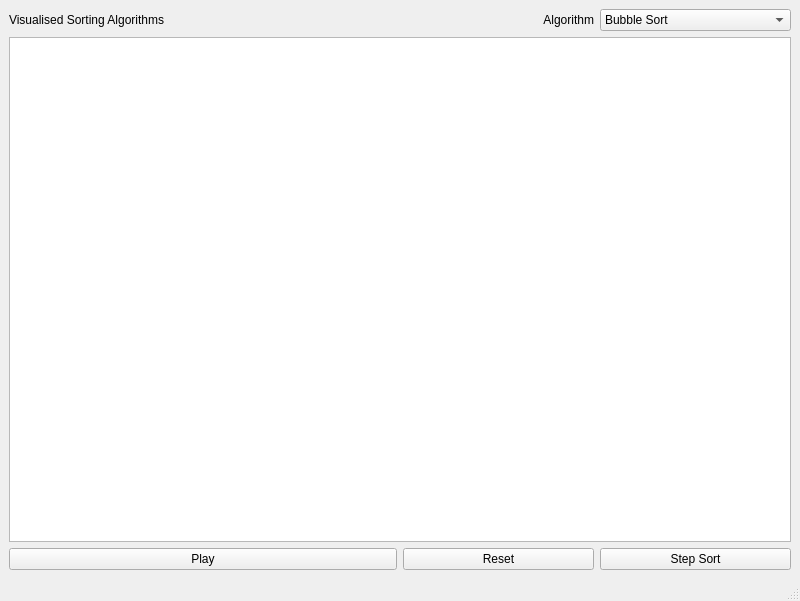
<?xml version="1.0" encoding="UTF-8"?>
<ui version="4.0">
 <class>MainWindow</class>
 <widget class="QMainWindow" name="MainWindow">
  <property name="geometry">
   <rect>
    <x>0</x>
    <y>0</y>
    <width>800</width>
    <height>601</height>
   </rect>
  </property>
  <property name="windowTitle">
   <string>MainWindow</string>
  </property>
  <widget class="QWidget" name="centralwidget">
   <layout class="QGridLayout" name="gridLayout">
    <item row="0" column="0">
     <widget class="QLabel" name="label">
      <property name="text">
       <string>Visualised Sorting Algorithms</string>
      </property>
     </widget>
    </item>
    <item row="2" column="3">
     <widget class="QPushButton" name="stepButton">
      <property name="text">
       <string>Step Sort</string>
      </property>
     </widget>
    </item>
    <item row="2" column="0" colspan="2">
     <widget class="QPushButton" name="togglePlayButton">
      <property name="text">
       <string>Play</string>
      </property>
     </widget>
    </item>
    <item row="1" column="0" colspan="4">
     <widget class="QGraphicsView" name="graphicsView">
      <property name="sizePolicy">
       <sizepolicy hsizetype="MinimumExpanding" vsizetype="MinimumExpanding">
        <horstretch>0</horstretch>
        <verstretch>0</verstretch>
       </sizepolicy>
      </property>
     </widget>
    </item>
    <item row="0" column="3">
     <widget class="QComboBox" name="algoBox">
      <item>
       <property name="text">
        <string>Bubble Sort</string>
       </property>
      </item>
      <item>
       <property name="text">
        <string>Insertion Sort</string>
       </property>
      </item>
     </widget>
    </item>
    <item row="2" column="2">
     <widget class="QPushButton" name="resetButton">
      <property name="sizePolicy">
       <sizepolicy hsizetype="Minimum" vsizetype="Fixed">
        <horstretch>0</horstretch>
        <verstretch>0</verstretch>
       </sizepolicy>
      </property>
      <property name="text">
       <string>Reset</string>
      </property>
     </widget>
    </item>
    <item row="0" column="2">
     <widget class="QLabel" name="label_2">
      <property name="text">
       <string>Algorithm</string>
      </property>
      <property name="alignment">
       <set>Qt::AlignRight|Qt::AlignTrailing|Qt::AlignVCenter</set>
      </property>
     </widget>
    </item>
   </layout>
  </widget>
  <widget class="QMenuBar" name="menubar">
   <property name="geometry">
    <rect>
     <x>0</x>
     <y>0</y>
     <width>800</width>
     <height>26</height>
    </rect>
   </property>
  </widget>
  <widget class="QStatusBar" name="statusbar"/>
 </widget>
 <resources/>
 <connections/>
</ui>
